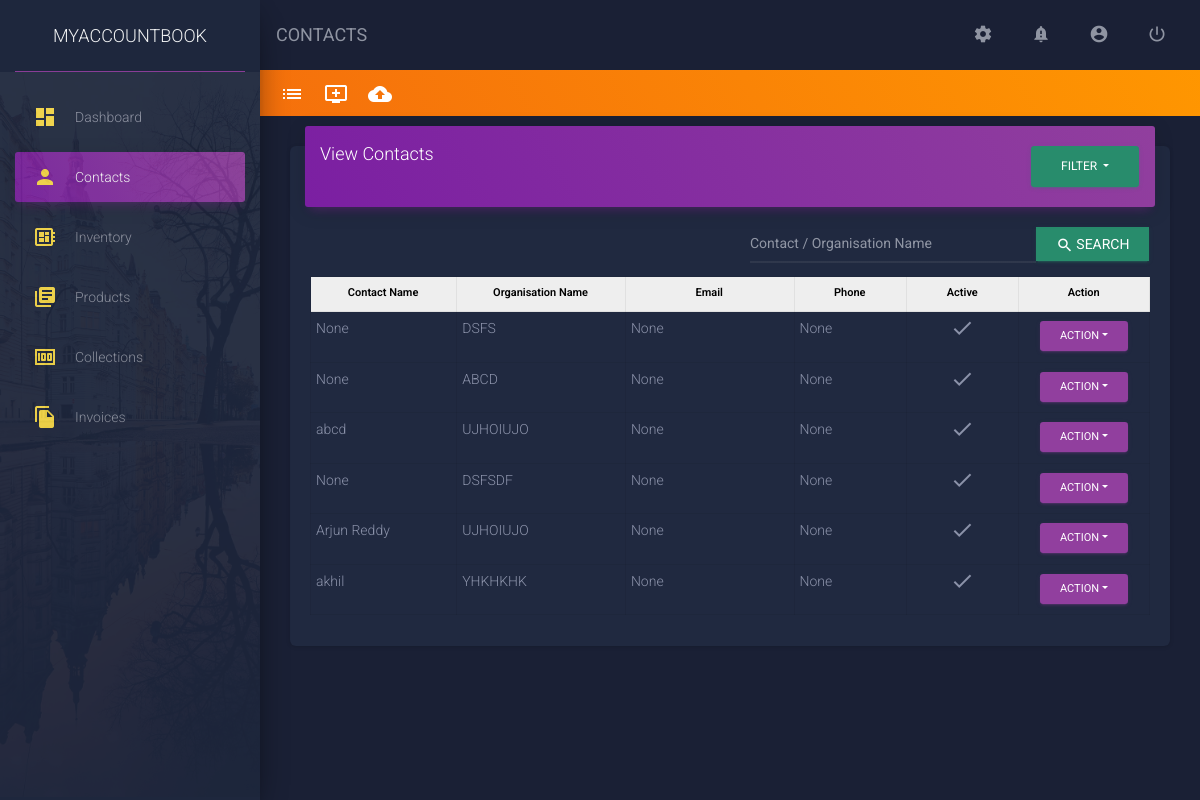
Screenshot of /contacts/ (signed in) with the database file from the repository.
### app/models/contacts_model.py (models this page shows, shortened)
class Contacts(models.Model):
    user = models.ForeignKey(User, on_delete = models.CASCADE, db_index = True, null = True,)
    app_id = models.CharField(
        max_length = 30,
        db_index = True,
        blank = True,
        null = True,
    )
    is_imported_user = models.BooleanField(
        default = False,
        db_index = True,
        choices = user_constants.IS_TRUE,
        blank = True,
    )
    imported_user = models.ForeignKey(
        User,
        related_name = 'imported_user',
        db_index = True,
        blank = True,
        null = True,
        on_delete = models.SET_NULL,
    )
    customer_type = models.IntegerField(
        db_index = True,
        choices = user_constants.CUSTOMER_TYPE,
        default = 1,
        null = True,
        blank = True,
    )
    is_sub_customer = models.IntegerField(
        choices = user_constants.IS_SUB_CUSTOMER,
        default = 1,
        db_index = True,
        null = True,
        blank = True,
    )
    salutation = models.IntegerField(
        db_index = True,
        default = 0,
        choices = user_constants.SALUTATIONS,
    )
    contact_name = models.CharField(
        max_length = 250,
        blank = False,
        null = False,
        db_index = True,
    )
    display_name = models.CharField(
        max_length = 250,
        blank = True,
        null = True,
        db_index = True,
    )
    organization_type = models.IntegerField(
        db_index = True,
        choices = user_constants.ORGANIZATION_TYPE,
        default = 1,
    )
    organization_name = models.CharField(
        max_length = 250,
        db_index = False,
        blank = False,
        null = True,
    )
    is_msme_reg = models.BooleanField(
        db_index = True,
        choices = user_constants.IS_TRUE,
        default = False,
    )
    email = models.EmailField(
        blank = True,
        null = True,
        db_index = True,
    )
    phone = models.CharField(
        max_length = 250,
        db_index = True,
        blank = True,
        null = True,
    )
    website = models.CharField(
        max_length = 250,
        db_index = True,
        blank = True,
        null = True,
    )
    facebook = models.CharField(
        blank = True,
        null = True,
        max_length = 250,
    )
    twitter = models.CharField(
        blank = True,
        null = True,
        max_length = 250,
    )
    is_active = models.BooleanField(
        db_index = True,
        choices =  user_constants.IS_TRUE,
        default = True,
    )
    notes = models.TextField(
        blank = True,
        null = True,
    )
    attachements = models.FileField(
        upload_to = attachments_rename,
        db_index = True,
        blank = True,
        null = True,
    )
    created_on = models.DateTimeField(
        auto_now = True,
        db_index = True,
    )
    updated_on = models.DateTimeField(
        auto_now = False,
        db_index = True,
        null = True,
    )
    class Meta:
        verbose_name_plural = 'contacts_tbl'

### app/views/contacts.py (the view, shortened to what this page needs)
# urls.py: path('contacts/', never_cache(login_required(contacts.ContactsView.as_view())), name = 'contacts'),
class ContactsView(View):
    template_name = 'app/app_files/contacts/base.html'
    data = defaultdict()
    data["view"] = ""
    data["contacts"] = {}
    data["active_link"] = 'Contacts'
    data["breadcrumb_title"] = 'CONTACTS'
    data["css_files"] = []
    data["js_files"] = ['custom_files/js/contacts.js']
    data["included_template"] = 'app/app_files/contacts/view_contacts.html'
    def get(self, request):
        a = str(request)
        x = a[-4:-1]
        search = request.GET.get('search',False)
        contacts = contacts_model.Contacts.objects.filter(user = request.user)
        if search:
            contacts = contacts.filter(
                Q(contact_name__contains = search) |
                Q(display_name__contains = search) |
                Q(organization_name__contains = search)
            )
        self.data["contacts"] = contacts
        return render(request, self.template_name, self.data)

### app/templatetags/common_filters.py (called while the page is built)
@register.simple_tag
def load_css_files(scripts = list()):
    html = []
    for script in scripts:
        html.append('<link rel="stylesheet" href="'+settings.STATIC_URL+script+'"/>')
    return safestring.mark_safe(''.join(html))

@register.simple_tag
def load_javascript_files(scripts = list()):
    html = []
    for script in scripts:
        html.append('<script src="'+settings.STATIC_URL+script+'"></script>')
    return safestring.mark_safe(''.join(html))

### app/templates/app/app_files/contacts/base.html
{% extends 'app/base/base.html' %}
{% load static %}
{% load common_filters %}
{% load pagination %}
{% block content %}
<div class="row custom-row" style="padding:10px; background: linear-gradient(60deg,#f5700c,#ff9800);">
    <ul style="list-style:none; margin:0px; color:#FFFFFF; padding:0px;">
        <li class="nav-item" style="float:left;padding:0px 10px;">
            <a href="{% url 'contacts' %}" style="color:#FFFFFF; text-decoration:none; font-size: 20px;" title="View Contacts As List">
                <i class="material-icons">list</i>
            </a>
        </li>
        <li class="nav-item" style="float:left;padding:0px 10px;">
            <a href="{% url 'add-contacts' %}" style="color:#FFFFFF; text-decoration:none; font-size: 20px;" title="Add Contact">
                <i class="material-icons">add_to_queue</i>
            </a>
        </li>
        <li class="nav-item" style="float:left;padding:0px 10px;">
            <a href="{% url 'contacts-upload' 'views' %}" style="color:#FFFFFF; text-decoration:none; font-size: 20px;" title="Upload Contacts">
                <i class="material-icons">cloud_upload</i>
            </a>
        </li>
    </ul>
</div>
<div class="container">
    {% include included_template %}
</div>
{% endblock %}

### app/templates/app/app_files/contacts/view_contacts.html (shortened to what this page needs)
<div class="row">
    <div class="col-lg-12">
        <div class="card">
            <div class="card-header card-header-primary">
                <div class="row">
                <div class="col">
                    <h4 class="card-title ">View Contacts</h4>
                </div>
                <div class="col" >
                    <form action="{% url 'contacts' %}" method="get">
                        <div class="dropdown">
                            <button class="btn btn-success dropdown-toggle" type="button" id="dropdownMenuButton" data-toggle="dropdown"data-display="static" aria-haspopup="true" aria-expanded="false" style="float: right;">
                                Filter
                            </button>
                        </div>
                        </form>
                </div>
                </div>
            </div>
            <div class="card-body">
                <form method="get">
                    <div class="input-group pull-right" style="width:400px; margin-bottom:10px;">
                    <input name="search" type="text" class="form-control" placeholder="Contact / Organisation Name" style="height: 41px !important">
                    <div class="input-group-append">
                        <button class="btn btn-sm btn-success" type="submit()" style="border-radius:0px;">
                            <i class="material-icons">search</i> <span style="font-size:14px;">Search</span>
                        </button>
                    </div>
                    </div>
                </form>
                <div class="table">
                    <table class=" table-bordered" width="100%" cellspacing="0">
                        <thead  style="background-color: #EEEEEE; color:#000000; font-size:11px">
                            <th class="text-center" style="color:#000000; font-size:11px;width: 13%">Contact Name</th>
                            <th class="text-center" style="color:#000000; font-size:11px;width: 15%">Organisation Name</th>
                            <th class="text-center" style="color:#000000; font-size:11px;width: 15%">Email</th>
                            <th class="text-center" style="color:#000000; font-size:11px;width: 10%">Phone</th>
                            <th class="text-center" style="color:#000000; font-size:11px;width: 10%">Active</th>
                            <th class="text-center" style="color:#000000; font-size:11px;width: 10%;">Action</th>
                        </thead>
                        <tbody>
                            {% for contact in contacts %}
                                <tr id="t{{contact.id}}">
                                    <td>{{contact.display_name}}</td>
                                    <td>{{contact.organization_name|upper}}</td>
                                    <td>{{contact.email}}</td>
                                    <td>{{contact.phone}}</td>
                                    <td class="text-center">
                                        {% if contact.is_active %}
                                            <i id="{{contact.id}}" class="material-icons">check</i>
                                        {% else %}
                                            <i id="{{contact.id}}" class="material-icons">clear</i>
                                        {% endif %}
                                    </td>
                                    <td class="text-center">
                                        <div class="dropdown">
                                            <button class="btn btn-primary dropdown-toggle btn-sm" type="button" id="dropdownMenuButton" data-toggle="dropdown" aria-haspopup="true" aria-expanded="false" >Action</button>
                                        </div>
                                    </td>
                                </tr>
                            {% endfor %}
                        </tbody>
                    </table>
                </div>
            </div>
        </div>
    </div>
</div>

### app/static/custom_files/css/common.css (style rules this page uses)
@media (min-width: 1200px) { .container { width:100% !important; } }
@media (min-width: 1200px) { .custom-row { margin-right: -3.75rem; } }
.custom-row { padding: 10px; background: linear-gradient(60deg,#f5700c,#ff9800); }
.form-control { height: 20px !important; }
.table th, .table td { padding: 4px 6px 6px 5px; }
#template_body h3, h4,h5 { margin-bottom: 3px; }

### rows the page displays
Contacts: display_name "None", organization_name "DSFS", email "None", phone "None"
Contacts: display_name "None", organization_name "ABCD", email "None", phone "None"
Contacts: display_name "abcd", organization_name "UJHOIUJO", email "None", phone "None"
Contacts: display_name "None", organization_name "DSFSDF", email "None", phone "None"
Contacts: display_name "Arjun Reddy", organization_name "UJHOIUJO", email "None", phone "None"
Contacts: display_name "akhil", organization_name "YHKHKHK", email "None", phone "None"

### other values shown
{{ breadcrumb_title }} "CONTACTS"
